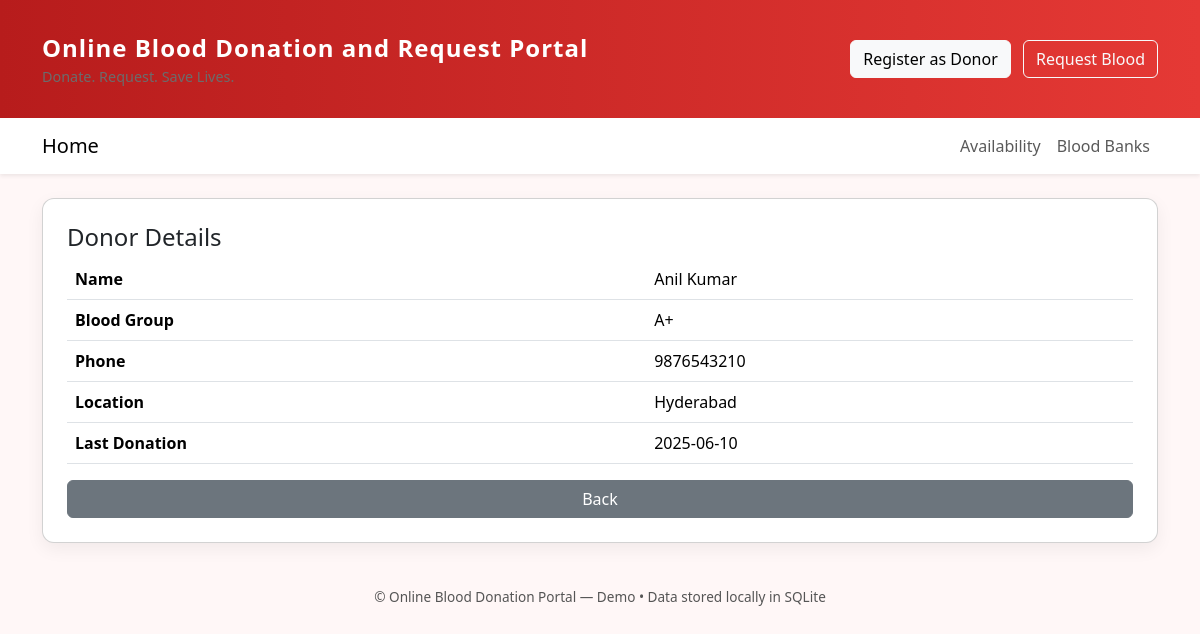
The page /donor/1 on the database its author committed.
### tables this page shows
CREATE TABLE donors (
    id INTEGER PRIMARY KEY AUTOINCREMENT,
    name TEXT NOT NULL,
    blood_group TEXT NOT NULL,
    phone TEXT,
    location TEXT,
    last_donation TEXT,
    created_at TEXT DEFAULT CURRENT_TIMESTAMP
);

### app.py (the view)
@app.route('/donor/<int:donor_id>')
def donor_detail(donor_id):
    conn = get_db_connection()
    donor = conn.execute("SELECT * FROM donors WHERE id = ?", (donor_id,)).fetchone()
    conn.close()
    if not donor:
        flash("Donor not found", "danger")
        return redirect(url_for('index'))
    return render_template("donor_detail.html", donor=donor)

### app.py (called while the page is built)
def get_db_connection():
    conn = sqlite3.connect(DB_PATH)
    conn.row_factory = sqlite3.Row
    return conn

### templates/donor_detail.html
{% extends 'layout.html' %}
{% block content %}
<div class="card card-custom p-4">
  <h4>Donor Details</h4>
  <table class="table">
    <tr><th>Name</th><td>{{ donor['name'] }}</td></tr>
    <tr><th>Blood Group</th><td>{{ donor['blood_group'] }}</td></tr>
    <tr><th>Phone</th><td>{{ donor['phone'] or '-' }}</td></tr>
    <tr><th>Location</th><td>{{ donor['location'] or '-' }}</td></tr>
    <tr><th>Last Donation</th><td>{{ donor['last_donation'] or '-' }}</td></tr>
  </table>
  <a class="btn btn-secondary" href="{{ url_for('index') }}">Back</a>
</div>
{% endblock %}

### static/css/style.css (style rules this page uses)
body { background: #fff7f7; font-family: 'Segoe UI', Tahoma, Geneva, Verdana, sans-serif; }
.card-custom { border-radius:12px; box-shadow: 0 6px 18px rgba(0,0,0,0.06); }

### rows shown on the page
donors: name "Anil Kumar", blood_group "A+", phone "9876543210", location "Hyderabad", last_donation "2025-06-10"
